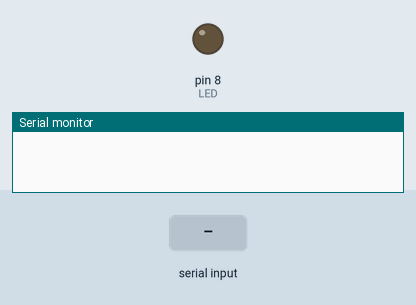
Recording of a sketch running on a simulated Arduino Uno, built with avr-gcc and run on an emulated ATmega328P. Parts: output pins drawn as LEDs (lit = HIGH), the last lines printed to the serial monitor. The inputs (shaded band) are chosen by the test bench.

Above: at 1.2 s.
1.3 s: "1\n" received over Serial
At 2.5 s:
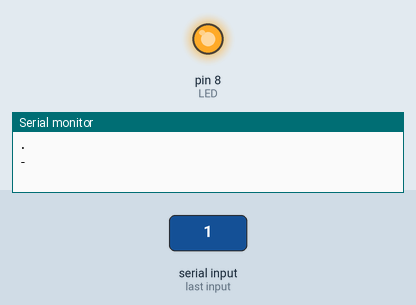
Timing chart, 0 to 7.8 s (numbered marks = the images above; inputs shaded):
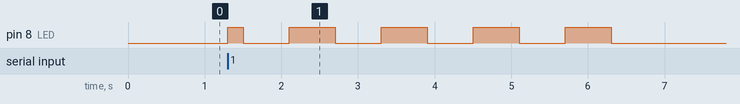

The sketch:

arduino-morse.ino
```cpp
#define LED 8
#define dot_length 200

struct Character {
  char letter;
  char morse_rep[6];
};


Character alphabet[] =
{
  {'A', ".-"}, {'B', "-..."}, {'C', "-.-."}, {'D', "-.."}, {'E', "."},
  {'F', "..-."}, {'G', "-.."}, {'H', "...."}, {'I', ".."}, {'J', ".---"},
  {'K', "-.-"}, {'L', ".-.."}, {'M', "--"}, {'N', "-."}, {'O', "---"},
  {'P', ".--."}, {'R', ".-."}, {'S', "..."}, {'T', "-"}, {'U', "..-"},
  {'W', ".--"}, {'V', "...-"}, {'X', "-..-"}, {'Y', "-.-"}, {'Z', "--.."},
  {'1', ".----"}, {'2', "..---"}, {'3', "...--"}, {'4', "....-"}, {'5', "....."},
  {'6', "-...."}, {'7', "--..."}, {'8', "---.."}, {'9', "----."}, {'0', "-----"},
  {' ', " "}, {NULL, NULL}
};

char toupper(char letter) {
  if (letter >= 'a' && letter <= 'z') return (letter - ('a' - 'A')); // return uppercase
  if (letter >= 'A' && letter <= 'Z') return letter;
  if (letter >= '0' && letter <= '9') return letter;
  if (letter == ' ') return letter;
  return NULL;
}

int find_letter(char l) {
  int i = 0;
  char letter = toupper(l);
  if (letter == NULL) return -1;
  while (alphabet[i].letter != NULL) {
    if (alphabet[i].letter == letter) {
      return i;
    }
    i++;
  }
  return -1;
}

void blink_LED(char c){
  if(c == '-'){
    digitalWrite(LED, HIGH);
    delay(3 * dot_length);
    digitalWrite(LED, LOW);
  }
  if(c == '.'){
    digitalWrite(LED, HIGH);
    delay(dot_length);
    digitalWrite(LED, LOW);
  }
  delay(3 * dot_length);
}

void print_letter(char letter) {
  int index = find_letter(letter);
  if (index == -1) {
    return;;
  }
  int i = 0;
  while (alphabet[index].morse_rep[i] != '\0') {
    Serial.println(alphabet[index].morse_rep[i]);
    blink_LED(alphabet[index].morse_rep[i]);
    i++;
  }
  //printf("\t%c\n", alphabet[index].letter);
  delay(7 * dot_length);
}


void setup() {
  // put your setup code here, to run once:
  pinMode(LED, OUTPUT);
  digitalWrite(LED, LOW);
  Serial.begin(9600);
}

void loop() {
  // put your main code here, to run repeatedly:
  String text;
  if(Serial.available() > 0){
    text = Serial.readStringUntil('\n');
    int i = 0;
    while (text[i] != '\0') {
      print_letter(text[i]);
      i++;
    }
  }
}
```

Measured:
- after the input at 1.3 s, pin 8 (LED): LOW → HIGH at once, then repeats every 1.2 s: LOW 0.60 s, HIGH 0.60 s, until it stays LOW from 6.3 s
